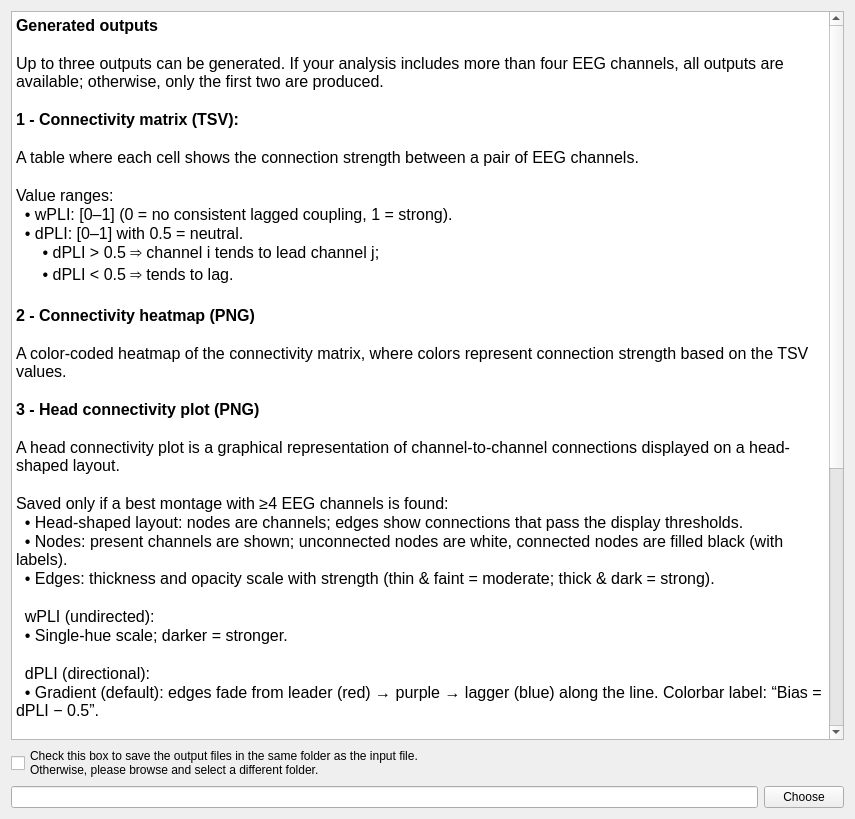
<?xml version="1.0" encoding="UTF-8"?>
<ui version="4.0">
 <class>OutputFiles</class>
 <widget class="QWidget" name="OutputFiles">
  <property name="geometry">
   <rect>
    <x>0</x>
    <y>0</y>
    <width>855</width>
    <height>819</height>
   </rect>
  </property>
  <property name="windowTitle">
   <string/>
  </property>
  <property name="styleSheet">
   <string notr="true">font: 12pt &quot;Roboto&quot;;</string>
  </property>
  <layout class="QVBoxLayout" name="verticalLayout">
   <item>
    <widget class="QTextEdit" name="textEdit">
     <property name="minimumSize">
      <size>
       <width>600</width>
       <height>450</height>
      </size>
     </property>
     <property name="readOnly">
      <bool>true</bool>
     </property>
     <property name="html">
      <string>&lt;!DOCTYPE HTML PUBLIC &quot;-//W3C//DTD HTML 4.0//EN&quot; &quot;http://www.w3.org/TR/REC-html40/strict.dtd&quot;&gt;
&lt;html&gt;&lt;head&gt;&lt;meta name=&quot;qrichtext&quot; content=&quot;1&quot; /&gt;&lt;meta charset=&quot;utf-8&quot; /&gt;&lt;style type=&quot;text/css&quot;&gt;
p, li { white-space: pre-wrap; }
hr { height: 1px; border-width: 0; }
li.unchecked::marker { content: &quot;\2610&quot;; }
li.checked::marker { content: &quot;\2612&quot;; }
&lt;/style&gt;&lt;/head&gt;&lt;body style=&quot; font-family:'Roboto'; font-size:12pt; font-weight:400; font-style:normal;&quot;&gt;
&lt;p style=&quot; margin-top:0px; margin-bottom:0px; margin-left:0px; margin-right:0px; -qt-block-indent:0; text-indent:0px;&quot;&gt;&lt;span style=&quot; font-weight:700;&quot;&gt;Generated outputs&lt;/span&gt;&lt;/p&gt;
&lt;p style=&quot;-qt-paragraph-type:empty; margin-top:0px; margin-bottom:0px; margin-left:0px; margin-right:0px; -qt-block-indent:0; text-indent:0px; font-weight:700;&quot;&gt;&lt;br /&gt;&lt;/p&gt;
&lt;p style=&quot; margin-top:0px; margin-bottom:0px; margin-left:0px; margin-right:0px; -qt-block-indent:0; text-indent:0px;&quot;&gt;Up to three outputs can be generated. If your analysis includes more than four EEG channels, all outputs are available; otherwise, only the first two are produced.&lt;/p&gt;
&lt;p style=&quot;-qt-paragraph-type:empty; margin-top:0px; margin-bottom:0px; margin-left:0px; margin-right:0px; -qt-block-indent:0; text-indent:0px;&quot;&gt;&lt;br /&gt;&lt;/p&gt;
&lt;p style=&quot; margin-top:0px; margin-bottom:0px; margin-left:0px; margin-right:0px; -qt-block-indent:0; text-indent:0px;&quot;&gt;&lt;span style=&quot; font-weight:700;&quot;&gt;1 - Connectivity matrix (TSV):&lt;/span&gt;&lt;/p&gt;
&lt;p style=&quot;-qt-paragraph-type:empty; margin-top:0px; margin-bottom:0px; margin-left:0px; margin-right:0px; -qt-block-indent:0; text-indent:0px; font-weight:700;&quot;&gt;&lt;br /&gt;&lt;/p&gt;
&lt;p style=&quot; margin-top:0px; margin-bottom:0px; margin-left:0px; margin-right:0px; -qt-block-indent:0; text-indent:0px;&quot;&gt;A table where each cell shows the connection strength between a pair of EEG channels.&lt;/p&gt;
&lt;p style=&quot;-qt-paragraph-type:empty; margin-top:0px; margin-bottom:0px; margin-left:0px; margin-right:0px; -qt-block-indent:0; text-indent:0px;&quot;&gt;&lt;br /&gt;&lt;/p&gt;
&lt;p style=&quot; margin-top:0px; margin-bottom:0px; margin-left:0px; margin-right:0px; -qt-block-indent:0; text-indent:0px;&quot;&gt;Value ranges:&lt;/p&gt;
&lt;p style=&quot; margin-top:0px; margin-bottom:0px; margin-left:0px; margin-right:0px; -qt-block-indent:0; text-indent:0px;&quot;&gt;  • wPLI: [0–1] (0 = no consistent lagged coupling, 1 = strong).&lt;/p&gt;
&lt;p style=&quot; margin-top:0px; margin-bottom:0px; margin-left:0px; margin-right:0px; -qt-block-indent:0; text-indent:0px;&quot;&gt;  • dPLI: [0–1] with 0.5 = neutral.&lt;/p&gt;
&lt;p style=&quot; margin-top:0px; margin-bottom:0px; margin-left:0px; margin-right:0px; -qt-block-indent:0; text-indent:0px;&quot;&gt;      • dPLI &amp;gt; 0.5 ⇒ channel i tends to lead channel j; &lt;/p&gt;
&lt;p style=&quot; margin-top:0px; margin-bottom:0px; margin-left:0px; margin-right:0px; -qt-block-indent:0; text-indent:0px;&quot;&gt;      • dPLI &amp;lt; 0.5 ⇒ tends to lag.&lt;/p&gt;
&lt;p style=&quot;-qt-paragraph-type:empty; margin-top:0px; margin-bottom:0px; margin-left:0px; margin-right:0px; -qt-block-indent:0; text-indent:0px;&quot;&gt;&lt;br /&gt;&lt;/p&gt;
&lt;p style=&quot; margin-top:0px; margin-bottom:0px; margin-left:0px; margin-right:0px; -qt-block-indent:0; text-indent:0px;&quot;&gt;&lt;span style=&quot; font-weight:700;&quot;&gt;2 - Connectivity heatmap (PNG)&lt;/span&gt;&lt;/p&gt;
&lt;p style=&quot;-qt-paragraph-type:empty; margin-top:0px; margin-bottom:0px; margin-left:0px; margin-right:0px; -qt-block-indent:0; text-indent:0px; font-weight:700;&quot;&gt;&lt;br /&gt;&lt;/p&gt;
&lt;p style=&quot; margin-top:0px; margin-bottom:0px; margin-left:0px; margin-right:0px; -qt-block-indent:0; text-indent:0px;&quot;&gt;A color-coded heatmap of the connectivity matrix, where colors represent connection strength based on the TSV values.&lt;/p&gt;
&lt;p style=&quot;-qt-paragraph-type:empty; margin-top:0px; margin-bottom:0px; margin-left:0px; margin-right:0px; -qt-block-indent:0; text-indent:0px;&quot;&gt;&lt;br /&gt;&lt;/p&gt;
&lt;p style=&quot; margin-top:0px; margin-bottom:0px; margin-left:0px; margin-right:0px; -qt-block-indent:0; text-indent:0px;&quot;&gt;&lt;span style=&quot; font-weight:700;&quot;&gt;3 - Head connectivity plot (PNG) &lt;/span&gt;&lt;/p&gt;
&lt;p style=&quot;-qt-paragraph-type:empty; margin-top:0px; margin-bottom:0px; margin-left:0px; margin-right:0px; -qt-block-indent:0; text-indent:0px; font-weight:700;&quot;&gt;&lt;br /&gt;&lt;/p&gt;
&lt;p style=&quot; margin-top:0px; margin-bottom:0px; margin-left:0px; margin-right:0px; -qt-block-indent:0; text-indent:0px;&quot;&gt;A head connectivity plot is a graphical representation of channel-to-channel connections displayed on a head-shaped layout.&lt;/p&gt;
&lt;p style=&quot;-qt-paragraph-type:empty; margin-top:0px; margin-bottom:0px; margin-left:0px; margin-right:0px; -qt-block-indent:0; text-indent:0px; font-weight:700;&quot;&gt;&lt;br /&gt;&lt;/p&gt;
&lt;p style=&quot; margin-top:0px; margin-bottom:0px; margin-left:0px; margin-right:0px; -qt-block-indent:0; text-indent:0px;&quot;&gt;Saved only if a best montage with ≥4 EEG channels is found:&lt;/p&gt;
&lt;p style=&quot; margin-top:0px; margin-bottom:0px; margin-left:0px; margin-right:0px; -qt-block-indent:0; text-indent:0px;&quot;&gt;  • Head-shaped layout: nodes are channels; edges show connections that pass the display thresholds.&lt;/p&gt;
&lt;p style=&quot; margin-top:0px; margin-bottom:0px; margin-left:0px; margin-right:0px; -qt-block-indent:0; text-indent:0px;&quot;&gt;  • Nodes: present channels are shown; unconnected nodes are white, connected nodes are filled black (with labels).&lt;/p&gt;
&lt;p style=&quot; margin-top:0px; margin-bottom:0px; margin-left:0px; margin-right:0px; -qt-block-indent:0; text-indent:0px;&quot;&gt;  • Edges: thickness and opacity scale with strength (thin &amp;amp; faint = moderate; thick &amp;amp; dark = strong).&lt;/p&gt;
&lt;p style=&quot;-qt-paragraph-type:empty; margin-top:0px; margin-bottom:0px; margin-left:0px; margin-right:0px; -qt-block-indent:0; text-indent:0px;&quot;&gt;&lt;br /&gt;&lt;/p&gt;
&lt;p style=&quot; margin-top:0px; margin-bottom:0px; margin-left:0px; margin-right:0px; -qt-block-indent:0; text-indent:0px;&quot;&gt;  wPLI (undirected):&lt;/p&gt;
&lt;p style=&quot; margin-top:0px; margin-bottom:0px; margin-left:0px; margin-right:0px; -qt-block-indent:0; text-indent:0px;&quot;&gt;  • Single-hue scale; darker = stronger.&lt;/p&gt;
&lt;p style=&quot;-qt-paragraph-type:empty; margin-top:0px; margin-bottom:0px; margin-left:0px; margin-right:0px; -qt-block-indent:0; text-indent:0px;&quot;&gt;&lt;br /&gt;&lt;/p&gt;
&lt;p style=&quot; margin-top:0px; margin-bottom:0px; margin-left:0px; margin-right:0px; -qt-block-indent:0; text-indent:0px;&quot;&gt;  dPLI (directional): &lt;/p&gt;
&lt;p style=&quot; margin-top:0px; margin-bottom:0px; margin-left:0px; margin-right:0px; -qt-block-indent:0; text-indent:0px;&quot;&gt;  • Gradient (default): edges fade from leader (red) → purple → lagger (blue) along the line. Colorbar label: “Bias = dPLI − 0.5”.&lt;/p&gt;
&lt;p style=&quot;-qt-paragraph-type:empty; margin-top:0px; margin-bottom:0px; margin-left:0px; margin-right:0px; -qt-block-indent:0; text-indent:0px;&quot;&gt;&lt;br /&gt;&lt;/p&gt;
&lt;p style=&quot; margin-top:0px; margin-bottom:0px; margin-left:0px; margin-right:0px; -qt-block-indent:0; text-indent:0px;&quot;&gt;&lt;span style=&quot; font-weight:700;&quot;&gt;Montage handling&lt;/span&gt;&lt;/p&gt;
&lt;p style=&quot;-qt-paragraph-type:empty; margin-top:0px; margin-bottom:0px; margin-left:0px; margin-right:0px; -qt-block-indent:0; text-indent:0px;&quot;&gt;&lt;br /&gt;&lt;/p&gt;
&lt;p style=&quot; margin-top:0px; margin-bottom:0px; margin-left:0px; margin-right:0px; -qt-block-indent:0; text-indent:0px;&quot;&gt;  • The montage is chosen automatically from MNE built-ins using your channel names.&lt;/p&gt;
&lt;p style=&quot; margin-top:0px; margin-bottom:0px; margin-left:0px; margin-right:0px; -qt-block-indent:0; text-indent:0px;&quot;&gt;  • For HydroCel 128/129, face/neck sensors are removed to keep the head outline clean.&lt;/p&gt;
&lt;p style=&quot;-qt-paragraph-type:empty; margin-top:0px; margin-bottom:0px; margin-left:0px; margin-right:0px; -qt-block-indent:0; text-indent:0px;&quot;&gt;&lt;br /&gt;&lt;/p&gt;
&lt;p style=&quot; margin-top:0px; margin-bottom:0px; margin-left:0px; margin-right:0px; -qt-block-indent:0; text-indent:0px;&quot;&gt;&lt;span style=&quot; font-weight:700;&quot;&gt;Default Display Thresholds &lt;/span&gt;&lt;/p&gt;
&lt;p style=&quot;-qt-paragraph-type:empty; margin-top:0px; margin-bottom:0px; margin-left:0px; margin-right:0px; -qt-block-indent:0; text-indent:0px;&quot;&gt;&lt;br /&gt;&lt;/p&gt;
&lt;p style=&quot; margin-top:0px; margin-bottom:0px; margin-left:0px; margin-right:0px; -qt-block-indent:0; text-indent:0px;&quot;&gt;dPLI (bias = dPLI − 0.5):&lt;/p&gt;
&lt;p style=&quot; margin-top:0px; margin-bottom:0px; margin-left:0px; margin-right:0px; -qt-block-indent:0; text-indent:0px;&quot;&gt;  • neutral_abs = 0.01 (ignore below),&lt;/p&gt;
&lt;p style=&quot; margin-top:0px; margin-bottom:0px; margin-left:0px; margin-right:0px; -qt-block-indent:0; text-indent:0px;&quot;&gt;  • moderate_abs = 0.02 (thin &amp;amp; faint),&lt;/p&gt;
&lt;p style=&quot; margin-top:0px; margin-bottom:0px; margin-left:0px; margin-right:0px; -qt-block-indent:0; text-indent:0px;&quot;&gt;  • strong_abs = 0.08 (thick &amp;amp; dark),&lt;/p&gt;
&lt;p style=&quot; margin-top:0px; margin-bottom:0px; margin-left:0px; margin-right:0px; -qt-block-indent:0; text-indent:0px;&quot;&gt;  • max_abs = 0.25 (color/opacity scaling only).&lt;/p&gt;
&lt;p style=&quot;-qt-paragraph-type:empty; margin-top:0px; margin-bottom:0px; margin-left:0px; margin-right:0px; -qt-block-indent:0; text-indent:0px;&quot;&gt;&lt;br /&gt;&lt;/p&gt;
&lt;p style=&quot; margin-top:0px; margin-bottom:0px; margin-left:0px; margin-right:0px; -qt-block-indent:0; text-indent:0px;&quot;&gt;wPLI (0–1):&lt;/p&gt;
&lt;p style=&quot; margin-top:0px; margin-bottom:0px; margin-left:0px; margin-right:0px; -qt-block-indent:0; text-indent:0px;&quot;&gt;  • neutral_min = 0.05 (ignore below),&lt;/p&gt;
&lt;p style=&quot; margin-top:0px; margin-bottom:0px; margin-left:0px; margin-right:0px; -qt-block-indent:0; text-indent:0px;&quot;&gt;  • moderate_min = 0.10 (thin &amp;amp; faint),&lt;/p&gt;
&lt;p style=&quot; margin-top:0px; margin-bottom:0px; margin-left:0px; margin-right:0px; -qt-block-indent:0; text-indent:0px;&quot;&gt;  • strong_min = 0.20 (thick &amp;amp; dark),  &lt;/p&gt;
&lt;p style=&quot; margin-top:0px; margin-bottom:0px; margin-left:0px; margin-right:0px; -qt-block-indent:0; text-indent:0px;&quot;&gt;  • max_val = 0.40 (color/opacity scaling only).&lt;/p&gt;
&lt;p style=&quot;-qt-paragraph-type:empty; margin-top:0px; margin-bottom:0px; margin-left:0px; margin-right:0px; -qt-block-indent:0; text-indent:0px;&quot;&gt;&lt;br /&gt;&lt;/p&gt;
&lt;p style=&quot; margin-top:0px; margin-bottom:0px; margin-left:0px; margin-right:0px; -qt-block-indent:0; text-indent:0px;&quot;&gt;Note: An auto-density mode (e.g., “keep top 15% of edges”) is implemented but off by default; it may be exposed in a future update.&lt;/p&gt;
&lt;p style=&quot;-qt-paragraph-type:empty; margin-top:0px; margin-bottom:0px; margin-left:0px; margin-right:0px; -qt-block-indent:0; text-indent:0px;&quot;&gt;&lt;br /&gt;&lt;/p&gt;&lt;/body&gt;&lt;/html&gt;</string>
     </property>
    </widget>
   </item>
   <item>
    <widget class="QCheckBox" name="output_path_checkBox">
     <property name="text">
      <string>Check this box to save the output files in the same folder as the input file.
Otherwise, please browse and select a different folder.</string>
     </property>
     <property name="checked">
      <bool>false</bool>
     </property>
    </widget>
   </item>
   <item>
    <layout class="QHBoxLayout" name="horizontalLayout">
     <item>
      <widget class="QLineEdit" name="path_lineEdit"/>
     </item>
     <item>
      <widget class="QPushButton" name="choose_pushButton">
       <property name="text">
        <string>Choose</string>
       </property>
      </widget>
     </item>
    </layout>
   </item>
  </layout>
 </widget>
 <resources>
  <include location="../../../../../snooz-toolbox/src/main/python/ui/themes/themes.qrc"/>
 </resources>
 <connections/>
</ui>
